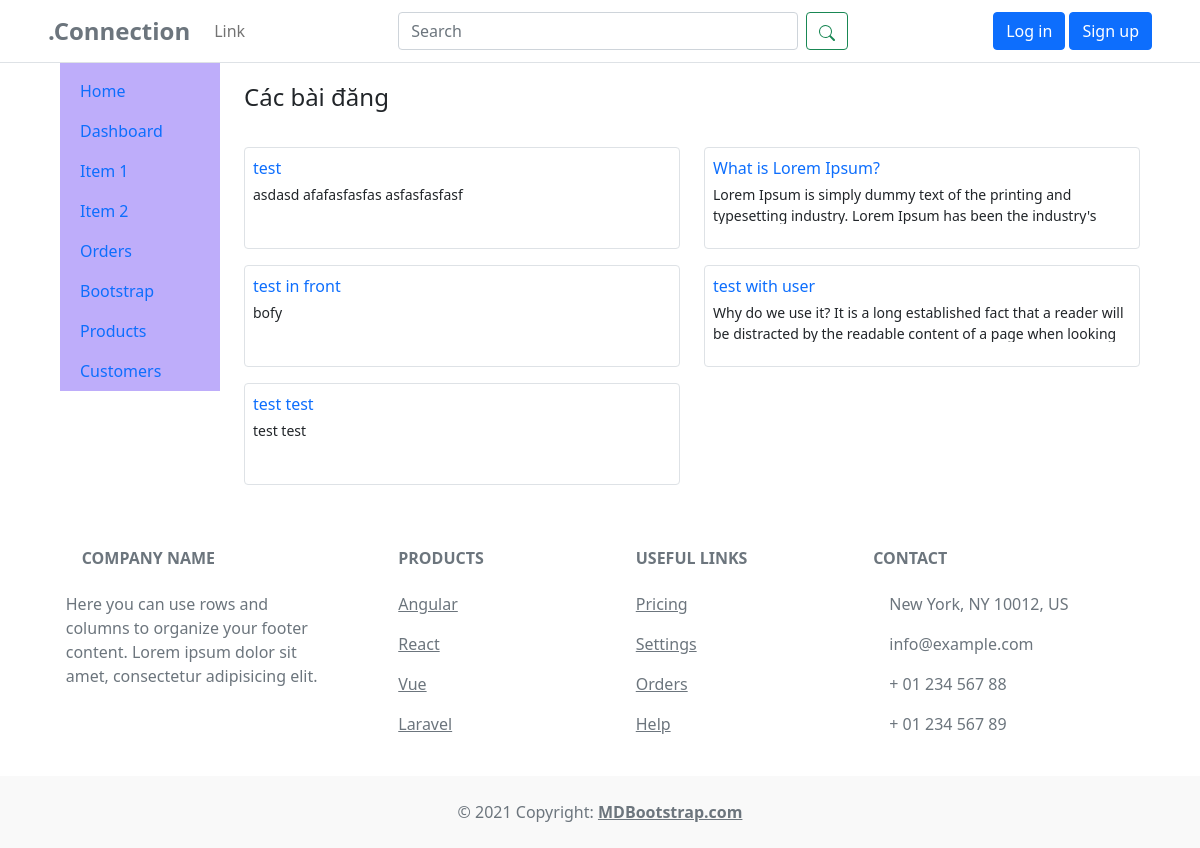
The page / on the database its author committed.
### app/models.py (models this page shows, shortened)
class Post(models.Model):
    title = models.CharField(max_length=200)
    content = models.TextField()
    user = models.ForeignKey(User, on_delete=models.CASCADE, default=None)
    pub_date = models.DateTimeField(auto_now_add=True)

### app/views.py (the view)
# urls.py: path('', views.index, name="index"),
def index(req):
    posts = Post.objects.all()
    return render(req, 'app/index.html', {'posts': posts})

### templates/app/index.html
{% extends "components/base.html"%}
{% load static %}
{% block extrastyles %}
<link rel="stylesheet" type="text/css" href="{% static 'css/app.css' %}" />
{% endblock extrastyles %}
{% block content %}
<p class="fs-4">Các bài đăng</p>
<div class="row">
  {% for post in posts %}
  <div class="col-xl-6">
    <div class="border rounded p-2 mt-3">
      <div class="text-truncate mb-1">
        <a class="text-decoration-none" href="{% url 'post' id=post.id %}">{{ post.title }}</a>
      </div>
      <div>
        <p class="text-truncate text-sm text-wrap post-content">
          {{ post.content }}
        </p>
      </div>
    </div>
  </div>
  {% endfor %}
</div>
{% endblock content %}

### static/css/styles.css (style rules this page uses)
.text-sm { font-size: 14px; }

### static/css/app.css (style rules this page uses)
.post-content { height: 40px; }

### rows shown on the page
Post: title "test", content "asdasd afafasfasfas asfasfasfasf"
Post: title "What is Lorem Ipsum?", content "Lorem Ipsum is simply dummy text of the printing and typesetting industry. Lorem Ipsum has been the industry's…"
Post: title "test in front", content "bofy"
Post: title "test with user", content "Why do we use it? It is a long established fact that a reader will be distracted by the readable content of a page when looking…"
Post: title "test test", content "test test"
